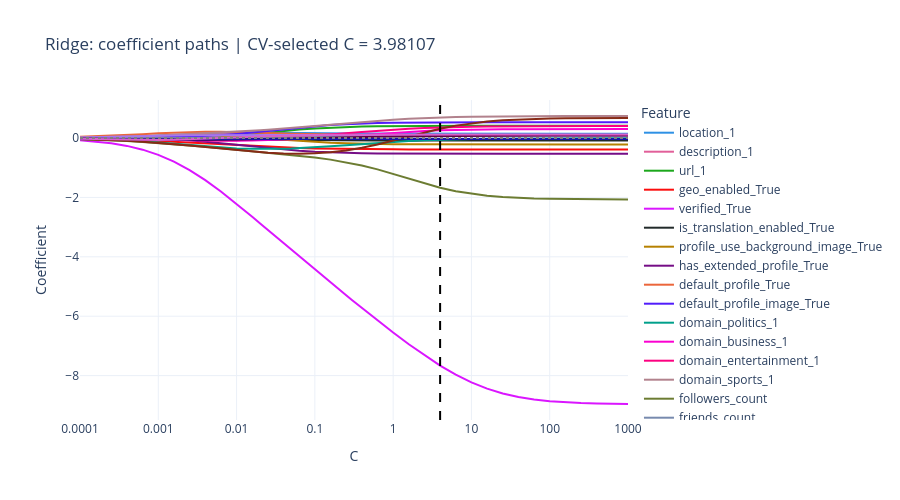
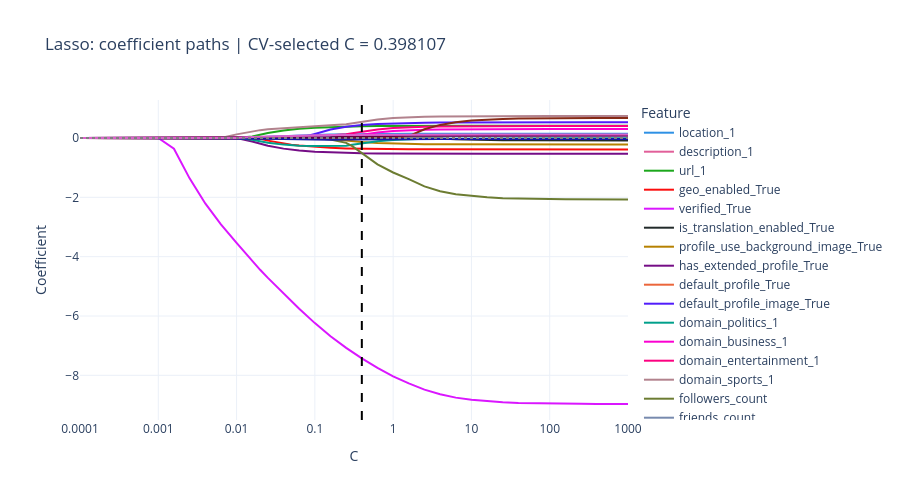

Notebook code for these charts, in order:
### Code cell
for name, search in searches.items():
    chosen_C = search.best_params_["model__C"]
    fig = px.line(
        paths[paths["Model"] == name], x="C", y="Coefficient",
        color="Feature", log_x=True,
        category_orders={"Feature": feature_names},
        title=f"{name}: coefficient paths | CV-selected C = {chosen_C:g}"
    )
    fig.add_hline(y=0, line_dash="dot", line_color="gray")
    fig.add_vline(x=chosen_C, line_dash="dash", line_color="black")
    fig.update_layout(height=500)
    fig.update_xaxes(tickvals=[0.0001, 0.001, 0.01, 0.1, 1, 10, 100, 1000],
                     ticktext=["0.0001", "0.001", "0.01", "0.1", "1", "10", "100", "1000"])
    fig.show()
